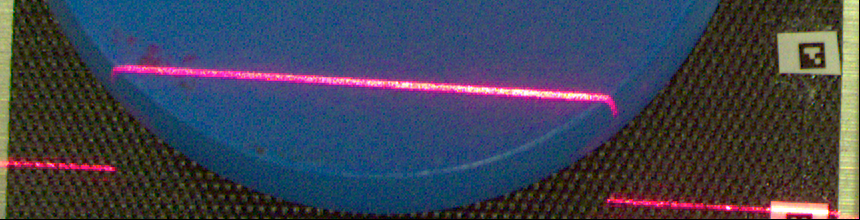
#> input picture dataset/img_scan1015.png, 860 x 220 px; its folder holds only this picture in this run
$ jupyter execute --allow-errors laser.ipynb   (shell and % lines are left out)
#> lines starting #> are read from the running program, lines starting #| are printed output that depends on the picture
[cell 1]
import cv2
from scipy import ndimage
import numpy as np
import numpy.typing as npt
from matplotlib import pyplot as plt

plt.rcParams['figure.dpi'] = 114
plt.rcParams['savefig.dpi'] = 114

Импорт кадра из датасета

[cell 2]
img = cv2.imread("./dataset/img_scan50.png")
#> (the rest of this cell did not finish here and is left out)

Подготовка изображения

[cell 3]
def prepare_image(img):
    kernel = cv2.getStructuringElement(cv2.MORPH_RECT, (21, 2))
    img_filtered = cv2.bitwise_and(
        img,
        img,
        mask=cv2.inRange(
            img,
            np.array([150, 0, 0]),
            np.array([255, 255, 255]),
        ),
    )
    img_eroded = cv2.erode(img_filtered, kernel)
    img_dilated = cv2.dilate(img_eroded, kernel)

    return img_dilated, img_eroded, img_filtered

#> (a cell that did not finish here is left out)

Расчет нормализованной интенсивности одной вертикальной строки изображения

[cell 5]
# [4 lines left out: function calc_intense_norm, not called in this run]

[cell 6]
# [35 lines left out: function calc_intense_accurate, not called in this run]

#> (a cell that did not finish here is left out)

[cell 8]
from scipy.signal import medfilt


def generate_laser_coords(f, *, img, intense_delta_thr=0.5):
    _, width, _ = img.shape
    return tuple(f(x, img=img, intense_delta_thr=intense_delta_thr) for x in range(width))


def generate_smooth_coords(coords, window_size=7):
    return medfilt(coords, window_size)


# [11 lines left out: functions fill_image, create_blank_image, not called in this run]

[cell 9]
# [10 lines left out: function f, not called in this run]

[cell 10]
fig, axs = plt.subplots(4, 1)
fig.tight_layout(pad=2.0)
ax_orig, ax_prepared, ax_laser, ax_laser_smooth = axs

#> (the rest of this cell did not finish here and is left out)

[cell 11]
def process(img):
    img_prepared, *_ = prepare_image(img)
    return fill_image(
        create_blank_image(height, width),
        (0, 0, 0),
        generate_smooth_coords(
            generate_laser_coords(f, img=img_prepared, intense_delta_thr=0.6), window_size=21
        ),
    )


#> (the rest of this cell did not finish here and is left out)

[cell 12]
import os
import re

files = os.listdir("./dataset")
tpls = []
for file in files:
    m = re.match("img_scan(\d+)", file)
    tpls += [(int(m.group(1)), m.group(0))]
#> further down, orig_frame is the input picture: shape (220, 860, 3); mean B, G, R 83.5, 67.3, 63.3

filenames = [filename for _, filename in sorted(tpls)]

[cell 13]
writer = cv2.VideoWriter()
writer.open("./output.avi", cv2.VideoWriter_fourcc(*"MJPG"), 10, (860, 440))
#> (the rest of this cell did not finish here and is left out)

#> in prepare_image (call 3), `img_filtered = cv2.bitwise_and( img, img, mask=cv2.inRange( img, np.ar..`:
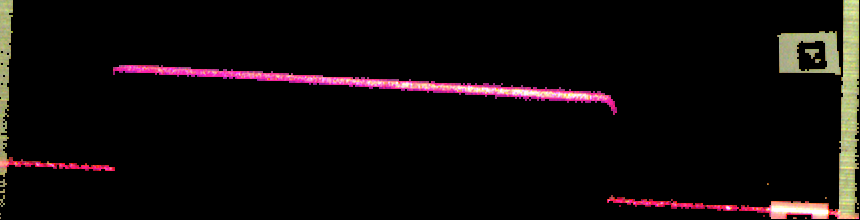
#> img_filtered: shape (220, 860, 3); mean R, G, B 15.4, 10.5, 10.4
#> in prepare_image (call 3), `img_eroded = cv2.erode(img_filtered, kernel)`:
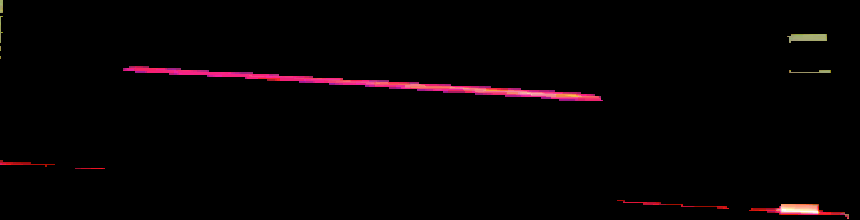
#> img_eroded: shape (220, 860, 3); mean R, G, B 5.2, 1.8, 2.7
#> in prepare_image (call 3), `img_dilated = cv2.dilate(img_eroded, kernel)`:
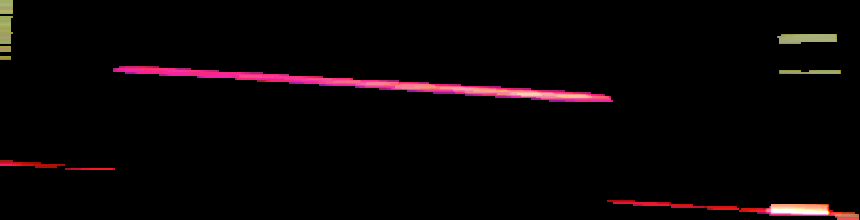
#> img_dilated: shape (220, 860, 3); mean R, G, B 8.8, 3.7, 4.9
    writer.write(frame)
writer.release()

$ run again, on dataset/img_scan1050.png
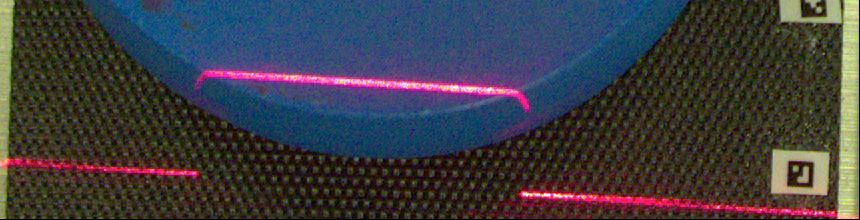
#> input picture dataset/img_scan1050.png, 860 x 220 px
#> orig_frame is the input picture: shape (220, 860, 3); mean B, G, R 65.6, 60.4, 61.3
#> in prepare_image (call 3), `img_filtered = cv2.bitwise_and( img, img, mask=cv2.inRange( img, np.ar..`:
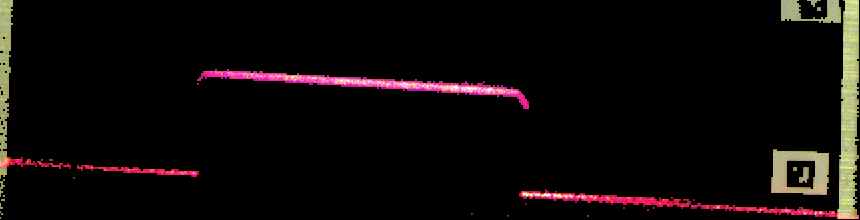
#> img_filtered: shape (220, 860, 3); mean R, G, B 14.4, 9.7, 9.1
#> in prepare_image (call 3), `img_dilated = cv2.dilate(img_eroded, kernel)`:
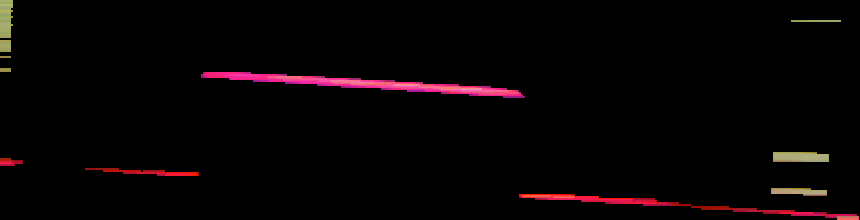
#> img_dilated: shape (220, 860, 3); mean R, G, B 7.1, 2.6, 3.4

$ run again, on dataset/img_scan1024.png
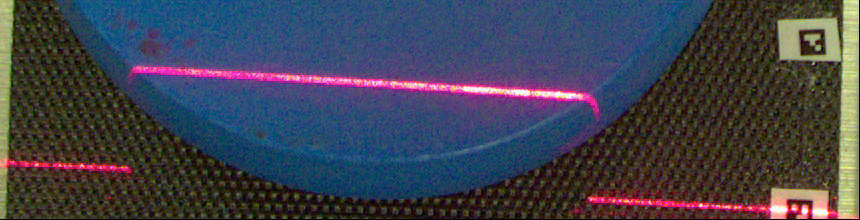
#> input picture dataset/img_scan1024.png, 860 x 220 px
#> orig_frame is the input picture: shape (220, 860, 3); mean B, G, R 78.9, 65.8, 64.1
#> in prepare_image (call 3), `img_filtered = cv2.bitwise_and( img, img, mask=cv2.inRange( img, np.ar..`:
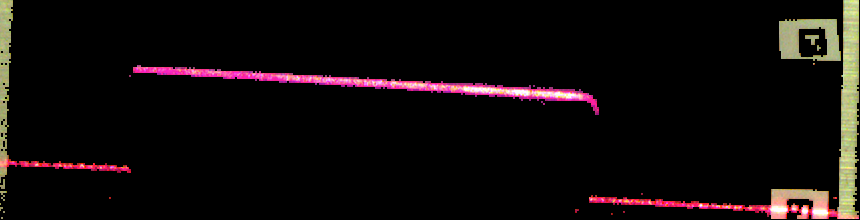
#> img_filtered: shape (220, 860, 3); mean R, G, B 16, 10.8, 10.6
#> in prepare_image (call 3), `img_dilated = cv2.dilate(img_eroded, kernel)`:
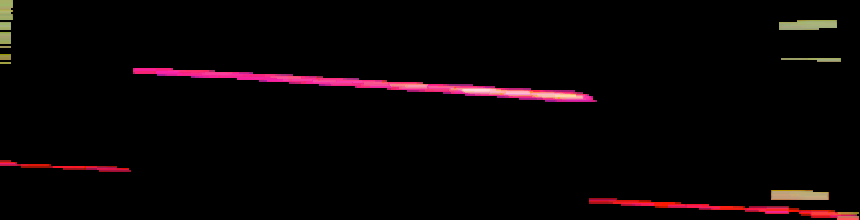
#> img_dilated: shape (220, 860, 3); mean R, G, B 8.9, 3.4, 4.5
